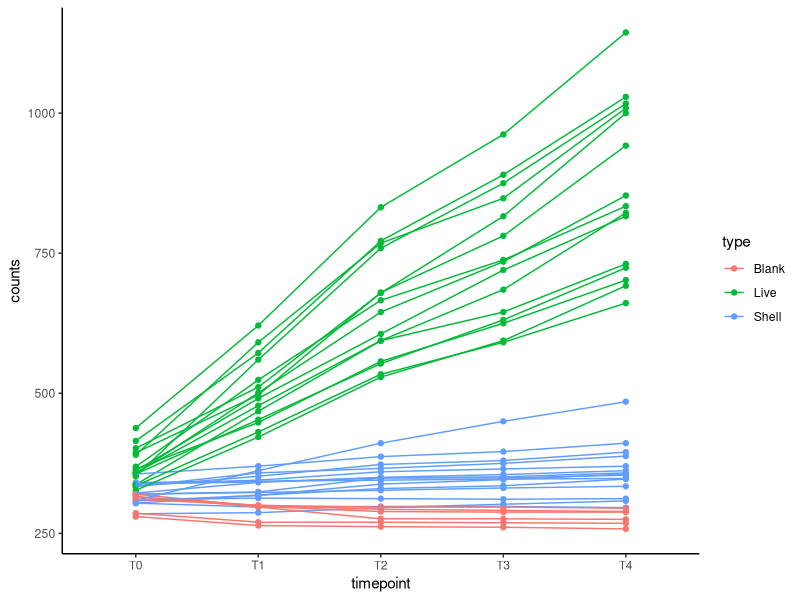
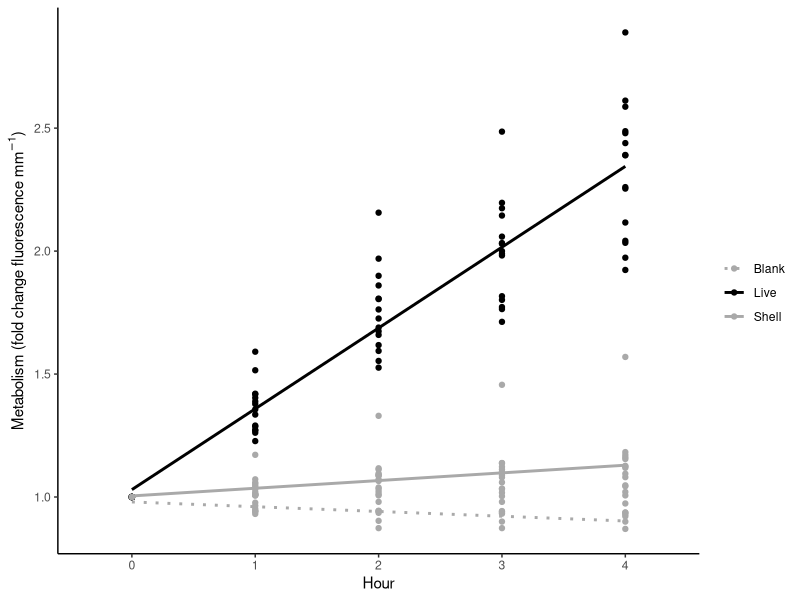
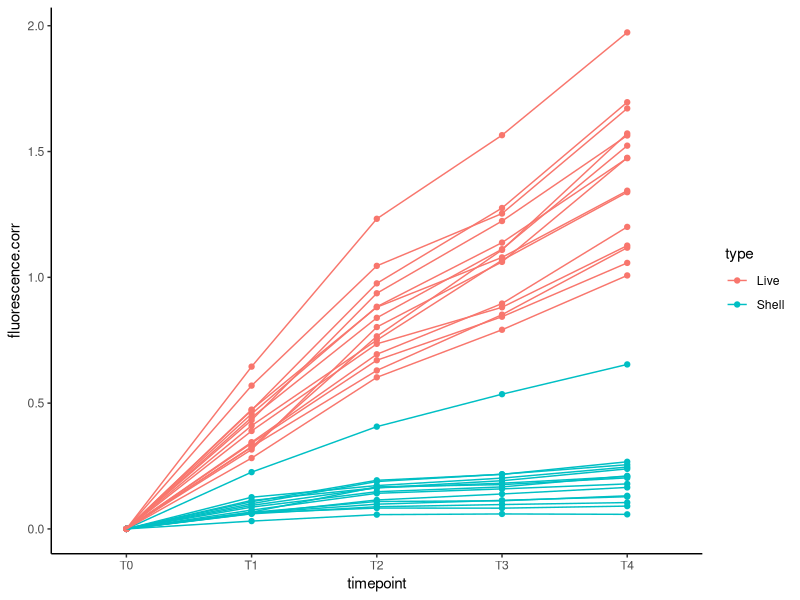
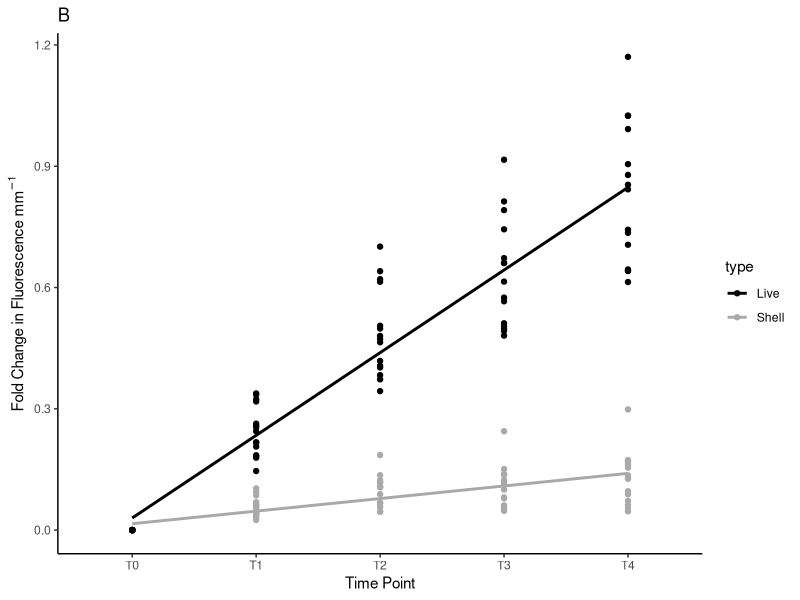
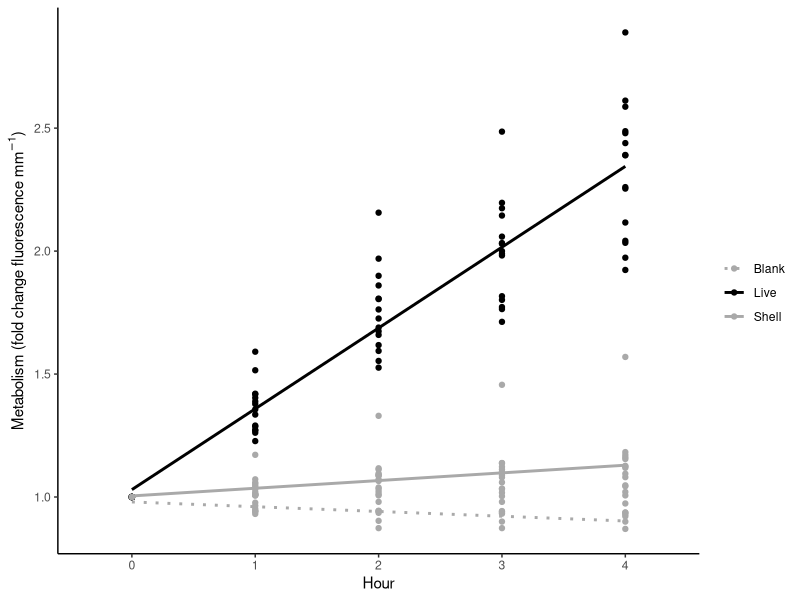
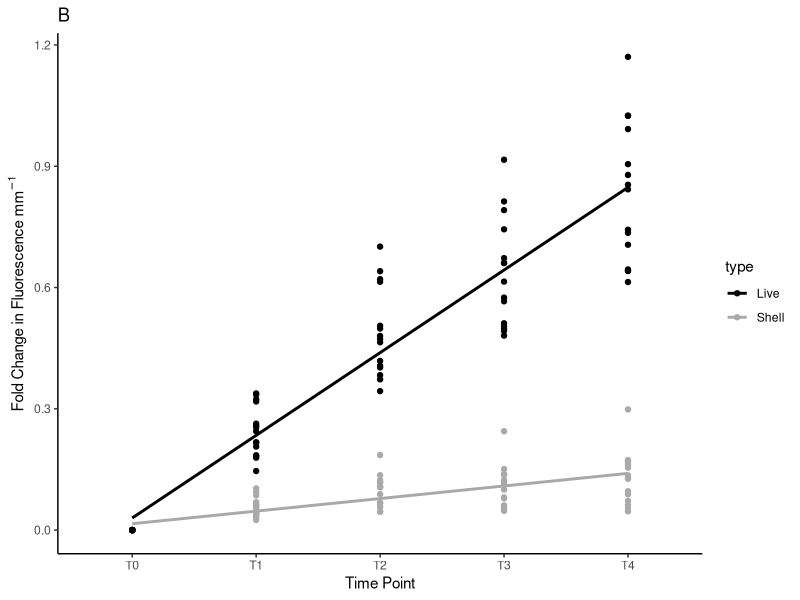

Here is the R script that generated these plots, in order:
## ---- chunk 1
knitr::opts_chunk$set(echo = TRUE, warning = FALSE, message = FALSE)
## ---- chunk 2
library(MASS) 
library(tidyverse)
library(ggplot2)
library(readxl)
library(cowplot)
library(lme4)
library(lmerTest)
library(car)
library(effects)
library(emmeans)
library(RColorBrewer)
## ---- chunk 3
#read in files
data <- read_xlsx("data/testing/optimization/shell-vs-blank.xlsx", sheet="raw_data")

data<-data%>%
  pivot_longer(cols=c(T0:T4), names_to="timepoint", values_to="counts")
## ---- chunk 4
data%>%
  ggplot(aes(x=timepoint, y=counts, colour=type, group=well))+
  geom_point()+
  geom_line()+
  theme_classic()
## ---- chunk 5
data<-data%>%
  group_by(well)%>%
  arrange(well)%>%
  mutate(fluorescence.norm=counts/first(counts))
## ---- chunk 6
plot1<-data%>%
  ggplot(aes(x=timepoint, y=fluorescence.norm, colour=type, group=well, linetype=type))+
  geom_point()+
  ylab(expression(paste("Metabolism (fold change fluorescence mm" ^-1, ")")))+
  xlab("Hour")+
  geom_smooth(aes(group=type), method="lm", se=FALSE)+
  scale_colour_manual(values=c("darkgray", "black", "darkgray"), name="")+
  scale_linetype_manual(values=c("dotted", "solid", "solid"), name="")+
  scale_x_discrete(labels=c("0", "1", "2", "3", "4"))+
  theme_classic();plot1

ggsave(plot1, filename="figures/testing/shell_live_raw.png", width=5, height=4)
## ---- chunk 7
model<-aov(fluorescence.norm ~ type, data=data)
summary(model)
## ---- chunk 8
blanks<-data%>%
  filter(type=="Blank")%>%
  group_by(timepoint)%>%
  summarise(mean_blank=mean(fluorescence.norm));blanks
## ---- chunk 9
data<-left_join(data, blanks)

data<-data%>%
  filter(!type=="Blank")%>%
  mutate(fluorescence.corr=fluorescence.norm-mean_blank)
## ---- chunk 10
data%>%
  ggplot(aes(x=timepoint, y=fluorescence.corr, colour=type, group=well))+
  geom_point()+
  geom_line()+
  theme_classic()
## ---- chunk 11
data<-data%>%
  mutate(size.mm=as.numeric(size.mm))%>%
  mutate(value.mm=fluorescence.corr/size.mm)
## ---- chunk 12
plot2<-data%>%
  ggplot(aes(x=timepoint, y=value.mm, colour=type, group=well, linetype=type))+
  geom_point()+
  ylab(expression(paste("Fold Change in Fluorescence mm" ^-1)))+
  xlab("Time Point")+
  ggtitle("B")+
  geom_smooth(aes(group=type), method="lm", se=FALSE)+
  scale_colour_manual(values=c("black", "darkgray"))+
  scale_linetype_manual(values=c("solid", "solid"))+
  theme_classic();plot2

ggsave(plot2, filename="figures/testing/shell_live_normalized.png", width=5, height=4)
## ---- chunk 13
model<-aov(value.mm ~ type, data=data)
summary(model)
